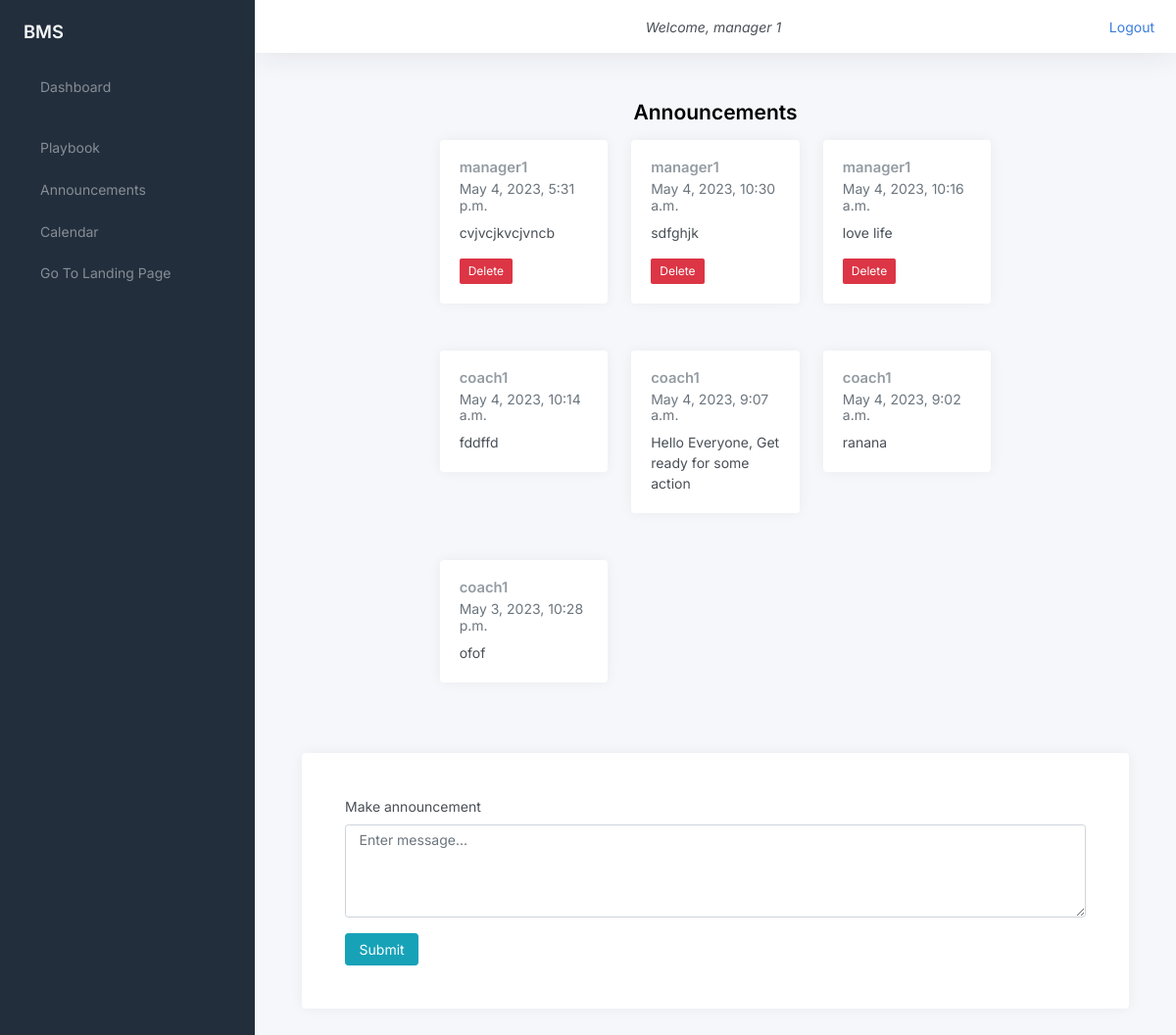
/announcements/ (signed in), run on an earlier commit of the app's database.
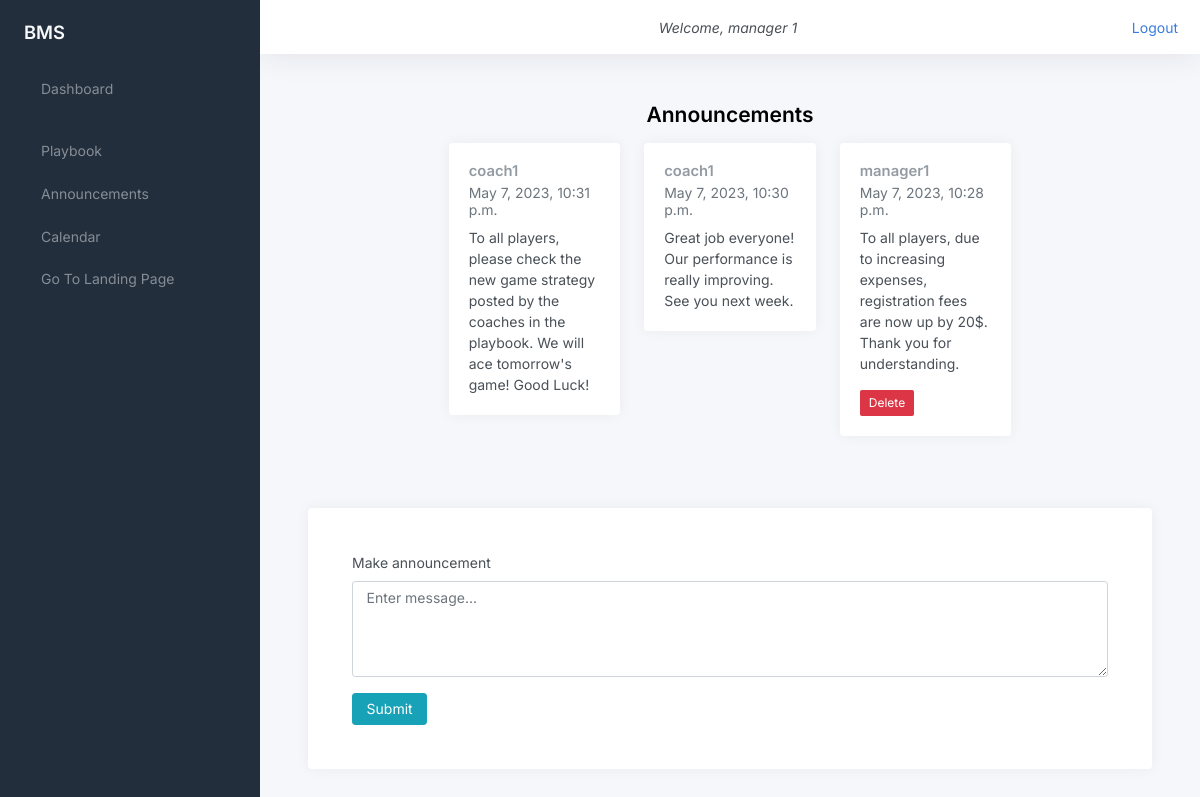
And on a later commit of the database.
### bMSapp/models.py (models this page shows, shortened)
class Announcement(models.Model):
    owner = models.ForeignKey(Profile, on_delete=models.CASCADE)
    message = models.TextField()
    datetime = models.DateTimeField(auto_now_add=True)

class Profile(models.Model):
    user = models.OneToOneField(User, on_delete=models.CASCADE)
    phone_number = models.CharField(max_length=15)
    date_of_birth = models.DateField()

### bMSapp/views.py (the view)
# urls.py: path('announcements/', views.announcements, name='announcements'),
@ login_required
@ user_passes_test(not_player)
def announcements(request):
    if request.method == "POST":
        announcement = Announcement()
        announcement.message = request.POST.get('message')
        announcement.owner = Profile.objects.get(user=request.user)
        announcement.save()
    announcements = Announcement.objects.all().order_by('-datetime')
    return render(request, 'announcements.html', {'announcements': announcements})

### bMSapp/templatetags/auth_extras.py (called while the page is built)
@register.filter(name='has_group')
def has_group(user, group_name):
    group = Group.objects.get(name=group_name)
    return True if group in user.groups.all() else False

### bMSapp/utils.py (called while the page is built)
def is_player(user):
    return user.groups.filter(name='Players').exists()

def not_player(user):
    return not is_player(user)

### templates/announcements.html (shortened to what this page needs)
{% extends 'base.html' %} {% block content %}
<main class="content">
  <div class="container-fluid p-0">
    <h1 class="h3 mb-3 text-center"><strong>Announcements</strong></h1>
    <div class="row">
      <div class="col-12 d-flex justify-content-center">
        <div class="col-lg-8 col-xxl-9">
          <div class="row">
            {% for announcement in announcements %}
            <div class="col-md-6 col-lg-4 mb-4">
              <div class="card">
                <div class="card-body">
                  <h5 class="card-title">
                    {{announcement.owner.user.username}}
                  </h5>
                  <h6 class="card-subtitle mb-2 text-muted">
                    {{announcement.datetime}}
                  </h6>
                  <p class="card-text">{{announcement.message}}</p>
                  {% if user == announcement.owner.user %}
                  <form method="post" action="{% url 'delete_announcement' announcement.id %}" onsubmit="return confirm('Are you sure you want to delete this announcement?');">
                    <button type="submit" class="btn btn-danger btn-sm">Delete</button>
                  </form>
                  {% endif %}
                </div>
              </div>
            </div>
            {% endfor %}
          </div>
        </div>
      </div>
    </div>
          <div class="card mt-4">
            <div class="card-body">
              <div class="m-sm-4">
                <form method="POST">
                  <div class="mb-3">
                    <label class="form-label">Make announcement</label>
                    <textarea
                      class="form-control"
                      id="message"
                      name="message"
                      placeholder="Enter message..."
                      rows="4"
                    ></textarea>
                  </div>
                  <button type="submit" class="btn btn-info">Submit</button>
                </form>
              </div>
            </div>
          </div>
        </div>
      </div>
    </div>
{% endblock %}

What changed in the data, as far as the page shows it:
removed Announcement: owner.user.username "manager1", datetime "May 4, 2023, 5:31 p.m.", message "cvjvcjkvcjvncb", shows "Delete"
removed Announcement: owner.user.username "manager1", datetime "May 4, 2023, 10:30 a.m.", message "sdfghjk", shows "Delete"
removed Announcement: owner.user.username "manager1", datetime "May 4, 2023, 10:16 a.m.", message "love life", shows "Delete"
removed Announcement: owner.user.username "coach1", datetime "May 4, 2023, 10:14 a.m.", message "fddffd"
removed Announcement: owner.user.username "coach1", datetime "May 4, 2023, 9:07 a.m.", message "Hello Everyone, Get ready for some action"
removed Announcement: owner.user.username "coach1", datetime "May 4, 2023, 9:02 a.m.", message "ranana"
removed Announcement: owner.user.username "coach1", datetime "May 3, 2023, 10:28 p.m.", message "ofof"
added Announcement: owner.user.username "coach1", datetime "May 7, 2023, 10:31 p.m.", message "To all players, please check the new game strategy posted by the coaches in the playbook. We will ace tomorrow's game! Good Luck!"
added Announcement: owner.user.username "coach1", datetime "May 7, 2023, 10:30 p.m.", message "Great job everyone! Our performance is really improving. See you next week."
added Announcement: owner.user.username "manager1", datetime "May 7, 2023, 10:28 p.m.", message "To all players, due to increasing expenses, registration fees are now up by 20$. Thank you for understanding.", shows "Delete"
